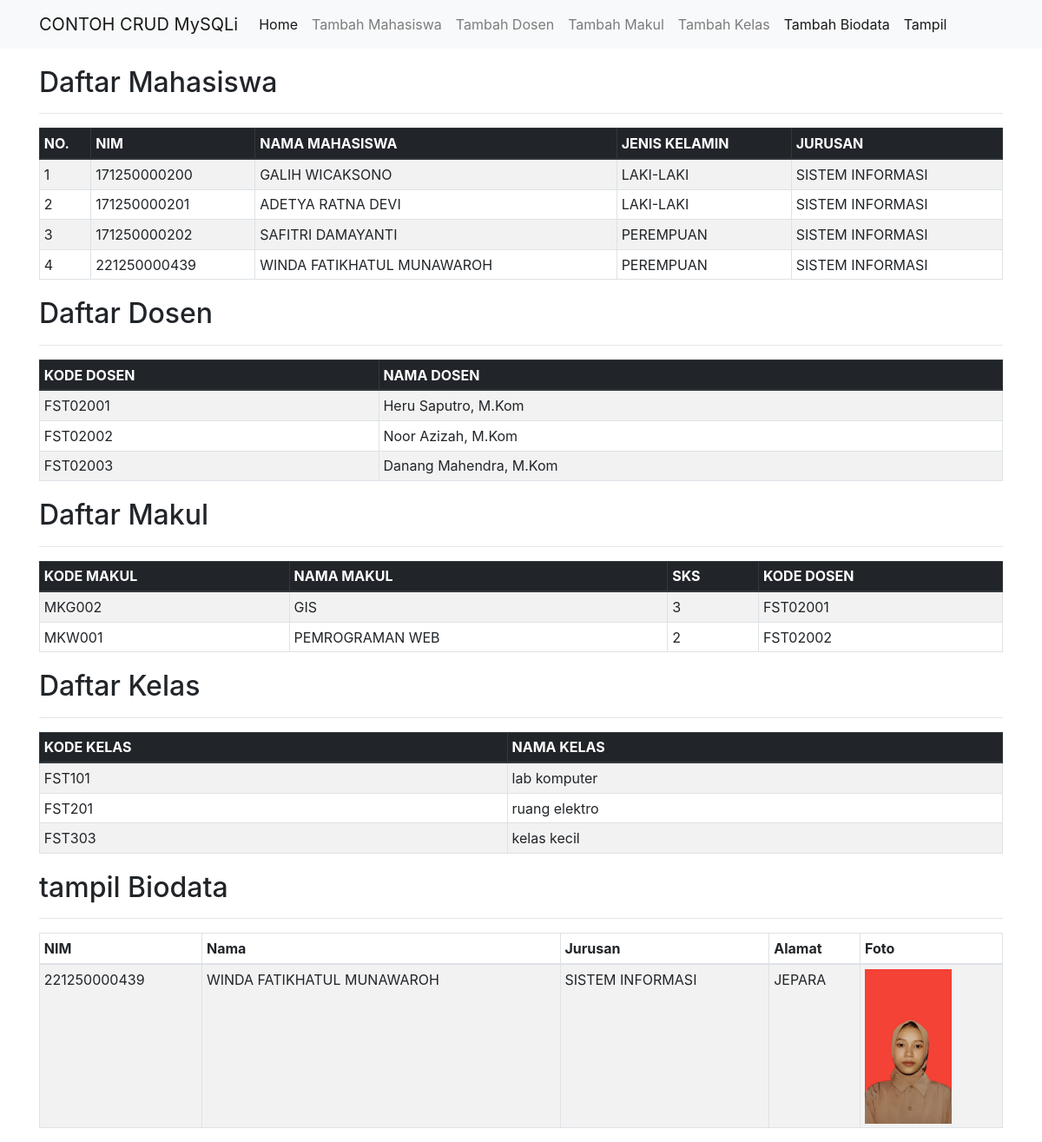
The page /tampil.php on the database its author committed.
### tables this page shows
CREATE TABLE `mahasiswa` (
  `id` int(11) NOT NULL,
  `nim` char(12) NOT NULL,
  `nama` varchar(50) NOT NULL,
  `jenis_kelamin` varchar(20) NOT NULL,
  `jurusan` varchar(30) NOT NULL
);

CREATE TABLE `dosen` (
  `kode_dosen` varchar(8) NOT NULL,
  `nama_dosen` varchar(25) NOT NULL
);

CREATE TABLE `makul` (
  `kode_mk` varchar(6) NOT NULL,
  `nama_mk` varchar(25) NOT NULL,
  `sks` int(1) NOT NULL,
  `kode_dosen` varchar(8) NOT NULL
);

CREATE TABLE `kelas` (
  `kode_kelas` varchar(8) NOT NULL,
  `nama_kelas` varchar(25) NOT NULL
);

CREATE TABLE `biodata` (
  `id` int(11) NOT NULL,
  `nama` varchar(50) NOT NULL,
  `nim` varchar(15) NOT NULL,
  `jurusan` varchar(30) NOT NULL,
  `alamat` varchar(30) NOT NULL,
  `foto` varchar(255) NOT NULL
);

### tampil.php (the view, shortened to what this page needs)
<?php
include('config.php');
?>
<!DOCTYPE html>
<html>
<head>
	<link rel="stylesheet" href="https://stackpath.bootstrapcdn.com/bootstrap/4.1.3/css/bootstrap.min.css">
</head>
<body>
	<nav class="navbar navbar-expand-lg navbar-light bg-light">
		<div class="container">
			<a class="navbar-brand" href="#">CONTOH CRUD MySQLi</a>
			<div class="collapse navbar-collapse" id="navbarSupportedContent">
				<ul class="navbar-nav mr-auto">
					<li class="nav-item active">
						<a class="nav-link" href="index.php">Home</a>
					</li>
					<li class="nav-item">
						<a class="nav-link" href="tambah.php">Tambah Mahasiswa</a>
					</li>
					<li class="nav-item">
						<a class="nav-link" href="tambah dosen.php">Tambah Dosen</a>
					</li>
					<li class="nav-item">
						<a class="nav-link" href="tambah makul.php">Tambah Makul</a>
					</li>
					<li class="nav-item">
						<a class="nav-link" href="tambah kelas.php">Tambah Kelas</a>
					</li>
					<li class="nav-item active">
						<a class="nav-link" href="tambah Biodata.php">Tambah Biodata</a>
					</li>
                    <li class="nav-item active">
						<a class="nav-link" href="tambah Tampil.php">Tampil</a>
					</li>
				</ul>
			</div>
		</div>
	</nav>
    <div class="container" style="margin-top:20px">
		<h2>Daftar Mahasiswa</h2>
		<hr>
		<table class="table table-striped table-hover table-sm table-bordered">
			<thead class="thead-dark">
				<tr>
					<th>NO.</th>
					<th>NIM</th>
					<th>NAMA MAHASISWA</th>
					<th>JENIS KELAMIN</th>
					<th>JURUSAN</th>
				</tr>
			</thead>
			<tbody>
				<?php
				$sql = mysqli_query($koneksi, "SELECT * FROM mahasiswa ORDER BY nim ASC") or die(mysqli_error($koneksi));
				if(mysqli_num_rows($sql) > 0){
					$no = 1;
					while($data = mysqli_fetch_assoc($sql)){
						echo '
						<tr>
							<td>'.$no.'</td>
							<td>'.$data['nim'].'</td>
							<td>'.$data['nama'].'</td>
							<td>'.$data['jenis_kelamin'].'</td>
							<td>'.$data['jurusan'].'</td>
						</tr>
						';
						$no++;
					}
				}else{
					echo '
					<tr>
						<td colspan="6">Tidak ada data.</td>
					</tr>
					';
				}
				?>
		</table>
	</div>
	<div class="container" style="margin-top:20px">
		<h2>Daftar Dosen</h2>
		<hr>
		<table class="table table-striped table-hover table-sm table-bordered">
			<thead class="thead-dark">
				<tr>
					<th>KODE DOSEN</th>
					<th>NAMA DOSEN</th>
				</tr>
			</thead>
			<tbody>
				<?php
				$sql = mysqli_query($koneksi, "SELECT * FROM dosen ORDER BY kode_dosen ASC") or die(mysqli_error($koneksi));
				if(mysqli_num_rows($sql) > 0){
					while($data = mysqli_fetch_assoc($sql)){
						echo '
						<tr>
							<td>'.$data['kode_dosen'].'</td>
							<td>'.$data['nama_dosen'].'</td>
						</tr>
						';
					}
				}else{
					echo '
					<tr>
						<td colspan="6">Tidak ada data.</td>
					</tr>
					';
				}
				?>
		</table>
	</div>
	<div class="container" style="margin-top:20px">
		<h2>Daftar Makul</h2>
		<hr>
		<table class="table table-striped table-hover table-sm table-bordered">
			<thead class="thead-dark">
				<tr>
					<th>KODE MAKUL</th>
					<th>NAMA MAKUL</th>
					<th>SKS</th>
					<th>KODE DOSEN</th>
				</tr>
			</thead>
			<tbody>
				<?php
				$sql = mysqli_query($koneksi, "SELECT * FROM makul ORDER BY kode_mk ASC") or die(mysqli_error($koneksi));
				if(mysqli_num_rows($sql) > 0){
					while($data = mysqli_fetch_assoc($sql)){
						echo '
						<tr>
							<td>'.$data['kode_mk'].'</td>
							<td>'.$data['nama_mk'].'</td>
							<td>'.$data['sks'].'</td>
							<td>'.$data['kode_dosen'].'</td>
						</tr>
						';
					}
				}else{
					echo '
					<tr>
						<td colspan="6">Tidak ada data.</td>
					</tr>
					';
				}
				?>
		</table>
	</div>
	<div class="container" style="margin-top:20px">
		<h2>Daftar Kelas</h2>
		<hr>
		<table class="table table-striped table-hover table-sm table-bordered">
			<thead class="thead-dark">
				<tr>
					<th>KODE KELAS</th>
					<th>NAMA KELAS</th>
				</tr>
			</thead>
			<tbody>
				<?php
				$sql = mysqli_query($koneksi, "SELECT * FROM Kelas ORDER BY kode_kelas ASC") or die(mysqli_error($koneksi));
				if(mysqli_num_rows($sql) > 0){
					while($data = mysqli_fetch_assoc($sql)){
						echo '
						<tr>
							<td>'.$data['kode_kelas'].'</td>
							<td>'.$data['nama_kelas'].'</td>
						</tr>
						';
					}
				}else{
					echo '
					<tr>
						<td colspan="6">Tidak ada data.</td>
					</tr>
					';
				}
				?>
		</table>
	</div>
    <div class="container" style="margin-top:20px">
        <h2>tampil Biodata</h2>
        <hr>
        <table class="table table-striped table-hover table-sm table-bordered">
            <thead>
                <tr>
                    <th>NIM</th>
                    <th>Nama</th>
                    <th>Jurusan</th>
                    <th>Alamat</th>
                    <th>Foto</th>
                </tr>
            </thead>
            <tbody>
                <?php
                $sql = mysqli_query($koneksi, "SELECT * FROM biodata") or die(mysqli_error($koneksi));
                while($data = mysqli_fetch_assoc($sql)){
                    echo '
                    <tr>
                        <td>'.$data['nim'].'</td>
                        <td>'.$data['nama'].'</td>
                        <td>'.$data['jurusan'].'</td>
                        <td>'.$data['alamat'].'</td>
                        <td><img src="uploads/'.$data['foto'].'" width="100"></td>
                    </tr>
                    ';
                }
                ?>
            </tbody>
        </table>
    </div>
</body>
</html>

### rows shown on the page
mahasiswa: nim "171250000200", nama "GALIH WICAKSONO", jenis_kelamin "LAKI-LAKI", jurusan "SISTEM INFORMASI"
mahasiswa: nim "171250000201", nama "ADETYA RATNA DEVI", jenis_kelamin "LAKI-LAKI", jurusan "SISTEM INFORMASI"
mahasiswa: nim "171250000202", nama "SAFITRI DAMAYANTI", jenis_kelamin "PEREMPUAN", jurusan "SISTEM INFORMASI"
mahasiswa: nim "221250000439", nama "WINDA FATIKHATUL MUNAWAROH", jenis_kelamin "PEREMPUAN", jurusan "SISTEM INFORMASI"
dosen: kode_dosen "FST02001", nama_dosen "Heru Saputro, M.Kom"
dosen: kode_dosen "FST02002", nama_dosen "Noor Azizah, M.Kom"
dosen: kode_dosen "FST02003", nama_dosen "Danang Mahendra, M.Kom"
makul: kode_mk "MKG002", nama_mk "GIS", sks "3", kode_dosen "FST02001"
makul: kode_mk "MKW001", nama_mk "PEMROGRAMAN WEB", sks "2", kode_dosen "FST02002"
kelas: kode_kelas "FST101", nama_kelas "lab komputer"
kelas: kode_kelas "FST201", nama_kelas "ruang elektro"
kelas: kode_kelas "FST303", nama_kelas "kelas kecil"
biodata: nim "221250000439", nama "WINDA FATIKHATUL MUNAWAROH", jurusan "SISTEM INFORMASI", alamat "JEPARA", foto (picture)
